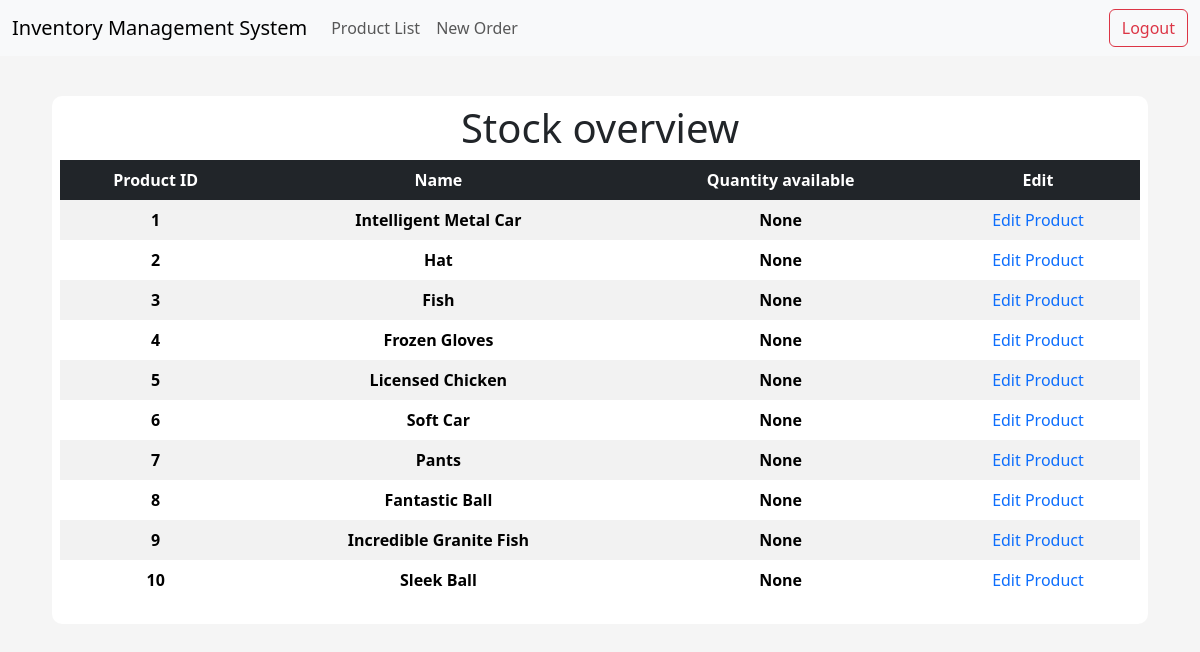
/products, run on an earlier commit of the app's database.
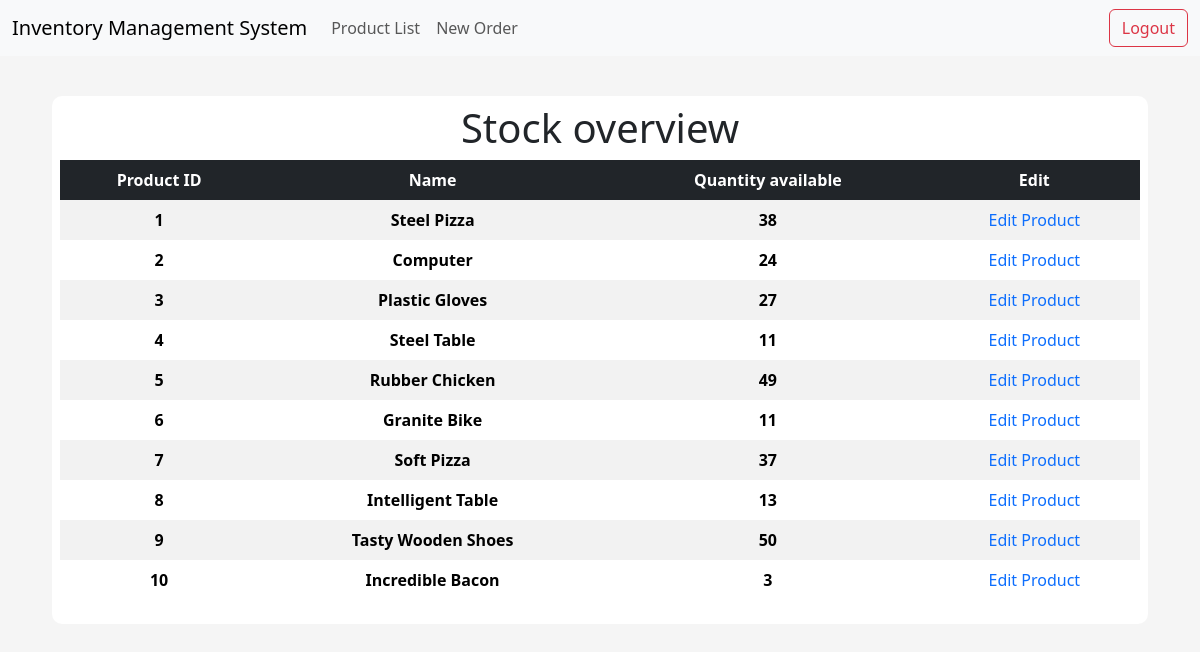
And on a later commit of the database.
### app/models/tables.py (models this page shows, shortened)
class Product(db.Model):
    __tablename__ = "product"
    id = db.Column(db.Integer, primary_key=True)
    name = db.Column(db.String(50), nullable=False, unique=True)
    price = db.Column(db.Float, nullable=False)
    quantity_available = db.Column(db.Integer)

### app/controllers/default.py (the view)
@app.route("/products", methods=["GET", "POST"])
def products():
    products = Product.query.order_by(Product.id).all()
    return render_template("products_list.html", products=products)

### app/templates/products_list.html
{% extends "index.html" %}
{% block body %}
<div class="content-section">
    <div class="title">
        <h1>Stock overview</h1>
    </div>
    <table class="table table-striped table-borderless table-hover text-center">
        <thead class="table-dark table-sm">
            <tr>
                <th scope="col">Product ID</th>
                <th scope="col">Name</th>
                <th scope="col">Quantity available</th>
                <th scope="col">Edit</th>
            </tr>
        </thead>
        <tbody>
            {% for product in products %}
            <tr>
                <th scope="row">{{ product.id }}</th>
                <th scope="row">{{ product.name }}</th>
                <th scope="row">{{ product.quantity_available }}</th>
                <td><a style="text-decoration: none;" href="{{ url_for('product', id=product.id)}}"> Edit Product </a></td>
            </tr>
            {% endfor %}
        </tbody>
    </table>
</div>
{% endblock body %}

### app/templates/index.html (shortened to what this page needs)
<!DOCTYPE html>
<html lang="en">
<head>
    <link href="https://cdn.jsdelivr.net/npm/bootstrap@5.3.2/dist/css/bootstrap.min.css" rel="stylesheet">
    <link rel="stylesheet" href="{{ url_for('static', filename='css/main.css') }}">
    <link href="//netdna.bootstrapcdn.com/font-awesome/3.2.1/css/font-awesome.css" rel="stylesheet">
</head>
<body>
    {% include "navbar.html" %}
      <div class="container-fluid main-container">
        {% block body %}{% endblock body %}
      </div>
</body>
</html>

### app/templates/navbar.html (shortened to what this page needs)
<nav class="navbar navbar-expand-lg bg-body-tertiary">
    <div class="container-fluid">
      <a class="navbar-brand" href="{{ url_for('index') }}">Inventory Management System</a>
      <div class="collapse navbar-collapse" id="navbarSupportedContent">
        <ul class="navbar-nav me-auto mb-2 mb-lg-0">
          <li class="nav-item">
            <a class="nav-link" href="{{ url_for('products') }}">Product List</a>
          </li>
          <li class="nav-item">
            <a class="nav-link" href="{{ url_for('create_order') }}">New Order</a>
          </li>
        </ul>
        <form class="d-flex" action="{{ url_for('logout') }}">
          <button type="submit" class="btn btn-outline-danger">Logout</button>
        </form>
      </div>
    </div>
  </nav>

### app/static/css/main.css (style rules this page uses)
body { background-color: rgb(245, 245, 245); }
.content-section { background: #fff; margin: 40px; padding: 0.5rem 0.5rem; border-radius: 10px; }
.title h1 { text-align: center; align-items: center; }

What changed in the data, as far as the page shows it:
changed Product id 1: name "Intelligent Metal Car" → "Steel Pizza"; quantity_available "None" → "38"
changed Product id 2: name "Hat" → "Computer"; quantity_available "None" → "24"
changed Product id 3: name "Fish" → "Plastic Gloves"; quantity_available "None" → "27"
changed Product id 4: name "Frozen Gloves" → "Steel Table"; quantity_available "None" → "11"
changed Product id 5: name "Licensed Chicken" → "Rubber Chicken"; quantity_available "None" → "49"
changed Product id 6: name "Soft Car" → "Granite Bike"; quantity_available "None" → "11"
changed Product id 7: name "Pants" → "Soft Pizza"; quantity_available "None" → "37"
changed Product id 8: name "Fantastic Ball" → "Intelligent Table"; quantity_available "None" → "13"
changed Product id 9: name "Incredible Granite Fish" → "Tasty Wooden Shoes"; quantity_available "None" → "50"
changed Product id 10: name "Sleek Ball" → "Incredible Bacon"; quantity_available "None" → "3"
